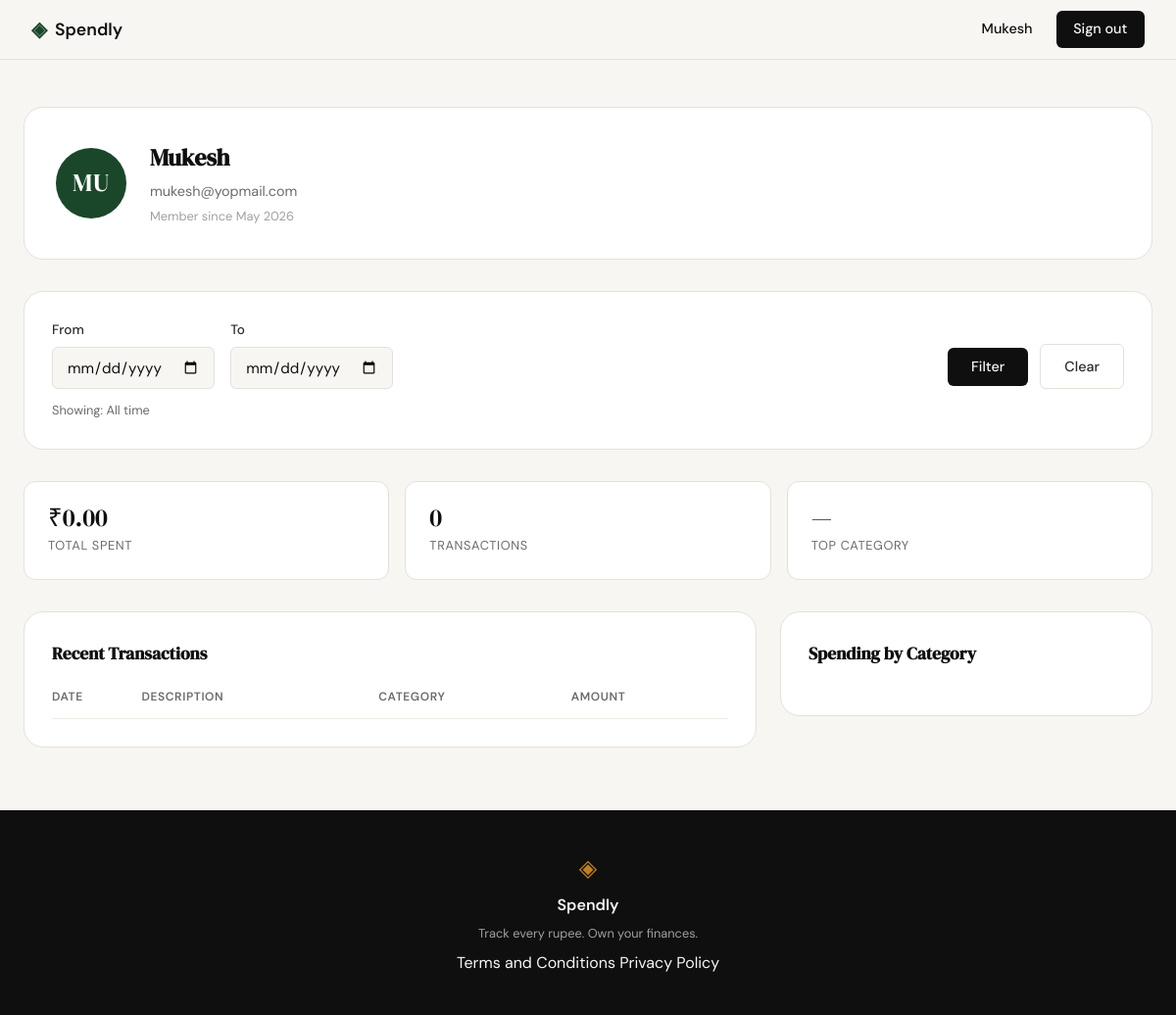
/profile (signed in), run on an earlier commit of the app's database.
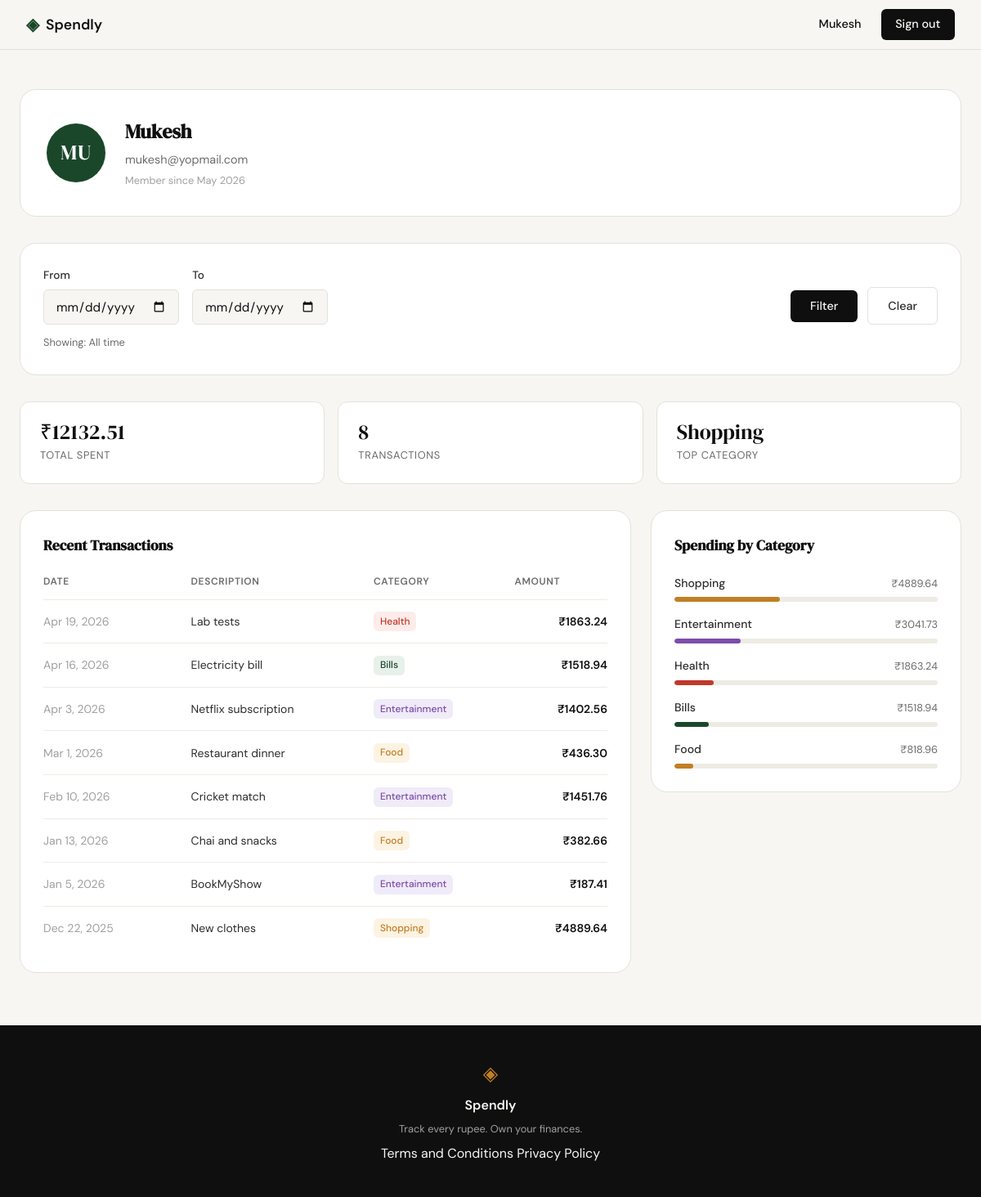
And on a later commit of the database.
### tables this page shows
CREATE TABLE users (
                id            INTEGER PRIMARY KEY AUTOINCREMENT,
                name          TEXT    NOT NULL,
                email         TEXT    NOT NULL UNIQUE,
                password_hash TEXT    NOT NULL,
                created_at    TEXT    DEFAULT (datetime('now'))
            );

CREATE TABLE expenses (
                id          INTEGER PRIMARY KEY AUTOINCREMENT,
                user_id     INTEGER NOT NULL REFERENCES users(id),
                amount      REAL    NOT NULL,
                category    TEXT    NOT NULL,
                date        TEXT    NOT NULL,
                description TEXT,
                created_at  TEXT    DEFAULT (datetime('now'))
            );

### app.py (the view)
@app.route("/profile")
def profile():
    if not session.get("user_id"):
        return redirect(url_for("login"))
    db_user = get_user_by_id(session["user_id"])
    if not db_user:
        session.clear()
        return redirect(url_for("login"))
    raw_from = request.args.get("from_date", "").strip()
    raw_to   = request.args.get("to_date",   "").strip()
    from_date = None
    to_date   = None
    if raw_from:
        try:
            datetime.strptime(raw_from, "%Y-%m-%d")
            from_date = raw_from
        except ValueError:
            pass
    if raw_to:
        try:
            datetime.strptime(raw_to, "%Y-%m-%d")
            to_date = raw_to
        except ValueError:
            pass
    if from_date and to_date and from_date > to_date:
        from_date = None
        to_date   = None
    expenses = get_user_expenses(session["user_id"], from_date=from_date, to_date=to_date)
    total_spent = sum(e["amount"] for e in expenses)
    transaction_count = len(expenses)
    category_totals = {}
    for e in expenses:
        category_totals[e["category"]] = category_totals.get(e["category"], 0) + e["amount"]
    top_category = max(category_totals, key=category_totals.get) if category_totals else "—"
    categories = sorted(
        [
            {
                "name": name,
                "total": round(total, 2),
                "percent": round(total / total_spent * 100) if total_spent else 0,
            }
            for name, total in category_totals.items()
        ],
        key=lambda c: c["total"],
        reverse=True,
    )
    try:
        member_since = datetime.strptime(db_user["created_at"], "%Y-%m-%d %H:%M:%S").strftime("%B %Y")
    except (ValueError, TypeError):
        member_since = "—"
    user = {
        "name": db_user["name"],
        "email": db_user["email"],
        "member_since": member_since,
    }
    stats = {
        "total_spent": round(total_spent, 2),
        "transaction_count": transaction_count,
        "top_category": top_category,
    }
    transactions = [
        {
            "date": datetime.strptime(e["date"], "%Y-%m-%d").strftime("%b %-d, %Y"),
            "description": e["description"] or "",
            "category": e["category"],
            "amount": e["amount"],
        }
        for e in expenses
    ]
    if from_date and to_date:
        fmt_from = datetime.strptime(from_date, "%Y-%m-%d").strftime("%B %-d, %Y")
        fmt_to   = datetime.strptime(to_date,   "%Y-%m-%d").strftime("%B %-d, %Y")
        filter_label = f"{fmt_from} – {fmt_to}"
    else:
        filter_label = "All time"
    return render_template("profile.html", user=user, stats=stats,
                           transactions=transactions, categories=categories,
                           from_date=from_date or "", to_date=to_date or "",
                           filter_label=filter_label)

### database/db.py (called while the page is built)
def get_db():
    conn = sqlite3.connect(DB_PATH)
    conn.row_factory = sqlite3.Row
    conn.execute("PRAGMA foreign_keys = ON")
    return conn

def get_user_by_id(user_id):
    conn = get_db()
    try:
        return conn.execute(
            "SELECT * FROM users WHERE id = ?", (user_id,)
        ).fetchone()
    finally:
        conn.close()

def get_user_expenses(user_id, from_date=None, to_date=None):
    conn = get_db()
    try:
        query = "SELECT * FROM expenses WHERE user_id = ?"
        params = [user_id]
        if from_date:
            query += " AND date >= ?"
            params.append(from_date)
        if to_date:
            query += " AND date <= ?"
            params.append(to_date)
        query += " ORDER BY date DESC"
        return conn.execute(query, params).fetchall()
    finally:
        conn.close()

### templates/profile.html (shortened to what this page needs)
{% extends "base.html" %}
{% block head %}
<link rel="stylesheet" href="{{ url_for('static', filename='css/profile.css') }}">
{% endblock %}
{% block content %}
<div class="profile-wrapper">
  <section class="profile-header">
    <div class="profile-avatar" aria-hidden="true">
      {{ user.name[:2].upper() }}
    </div>
    <div class="profile-meta">
      <h1 class="profile-name">{{ user.name }}</h1>
      <p class="profile-email">{{ user.email }}</p>
      <p class="profile-since">Member since {{ user.member_since }}</p>
    </div>
  </section>
  <section class="filter-bar">
    <form class="filter-form" method="GET" action="{{ url_for('profile') }}">
      <div class="filter-fields">
        <div class="filter-field">
          <label for="from_date">From</label>
          <input type="date" id="from_date" name="from_date"
                 class="form-input filter-input"
                 value="{{ from_date }}">
        </div>
        <div class="filter-field">
          <label for="to_date">To</label>
          <input type="date" id="to_date" name="to_date"
                 class="form-input filter-input"
                 value="{{ to_date }}">
        </div>
      </div>
      <div class="filter-actions">
        <button type="submit" class="btn-primary">Filter</button>
        <a href="{{ url_for('profile') }}" class="btn-ghost">Clear</a>
      </div>
    </form>
    <p class="filter-label">Showing: {{ filter_label }}</p>
  </section>
  <section class="stats-row" aria-label="Spending summary">
    <div class="stat-card">
      <span class="stat-value">₹{{ "%.2f"|format(stats.total_spent) }}</span>
      <span class="stat-label">Total Spent</span>
    </div>
    <div class="stat-card">
      <span class="stat-value">{{ stats.transaction_count }}</span>
      <span class="stat-label">Transactions</span>
    </div>
    <div class="stat-card">
      <span class="stat-value">{{ stats.top_category }}</span>
      <span class="stat-label">Top Category</span>
    </div>
  </section>
  <div class="profile-grid">
    <section class="profile-section">
      <h2 class="section-title">Recent Transactions</h2>
      <div class="table-wrap">
        <table class="transactions-table">
          <thead>
            <tr>
              <th>Date</th>
              <th>Description</th>
              <th>Category</th>
              <th class="col-amount">Amount</th>
            </tr>
          </thead>
          <tbody>
            {% for tx in transactions %}
            <tr>
              <td class="col-date">{{ tx.date }}</td>
              <td>{{ tx.description }}</td>
              <td>
                <span class="badge badge--{{ tx.category | lower | replace(' ', '-') }}">
                  {{ tx.category }}
                </span>
              </td>
              <td class="col-amount tx-amount">₹{{ "%.2f"|format(tx.amount) }}</td>
            </tr>
            {% endfor %}
          </tbody>
        </table>
      </div>
    </section>
    <section class="profile-section">
      <h2 class="section-title">Spending by Category</h2>
      <ul class="category-list" role="list">
        {% for cat in categories %}
        <li class="category-row">
          <div class="category-header">
            <span class="category-name">{{ cat.name }}</span>
            <span class="category-amount">₹{{ "%.2f"|format(cat.total) }}</span>
          </div>
          <div class="bar-track" role="progressbar"
               aria-valuenow="{{ cat.percent }}" aria-valuemin="0" aria-valuemax="100">
            <div class="bar-fill bar-fill--{{ cat.name | lower | replace(' ', '-') }}"
                 style="--bar-pct: {{ cat.percent }}%"></div>
          </div>
        </li>
        {% endfor %}
      </ul>
    </section>
  </div>
</div>
{% endblock %}

### templates/base.html (shortened to what this page needs)
<!DOCTYPE html>
<html lang="en">
<head>
    <link rel="stylesheet" href="{{ url_for('static', filename='css/style.css') }}">
    {% block head %}{% endblock %}
</head>
<body>
    <nav class="navbar">
        <div class="nav-inner">
            <a href="{{ url_for('landing') }}" class="nav-brand">
                <span class="brand-icon">◈</span>
                <span class="brand-name">Spendly</span>
            </a>
            <div class="nav-links">
                {% if session.user_id %}
                    <span class="nav-username">{{ session.user_name }}</span>
                    <a href="{{ url_for('logout') }}" class="nav-cta">Sign out</a>
                {% else %}
                    <a href="{{ url_for('login') }}">Sign in</a>
                    <a href="{{ url_for('register') }}" class="nav-cta">Get started</a>
                {% endif %}
            </div>
        </div>
    </nav>
    <main class="main-content">
        {% block content %}{% endblock %}
    </main>
    <footer class="footer">
        <div class="footer-inner">
            <span class="brand-icon">◈</span>
            <span class="footer-name">Spendly</span>
            <p class="footer-copy">Track every rupee. Own your finances.</p>
            <div class="footer-links">
                <a href="{{ url_for('terms') }}">Terms and Conditions</a>
                <a href="{{ url_for('privacy') }}">Privacy Policy</a>
            </div>
        </div>
    </footer>
</body>
</html>

### static/css/style.css (style rules this page uses)
:root { --ink: #0f0f0f; --ink-soft: #2d2d2d; --ink-muted: #6b6b6b; --ink-faint: #a0a0a0; --paper: #f7f6f3; --paper-warm: #f0ede6; --paper-card: #ffffff; --accent: #1a472a; --accent-light: #e8f0eb; --accent-2: #c17f24; --accent-2-light: #fdf3e3; --danger: #c0392b; --danger-light: #fdecea; --border: #e4e1da; --border-soft: #eeebe4; --font-display: 'DM Serif Display', Georgia, serif; --font-body: 'DM Sans', system-ui, sans-serif; --max-width: 1200px; --auth-width: 440px; --radius-sm: 6px; --radius-md: 12px; --radius-lg: 20px; }
*, *::before, *::after { box-sizing: border-box; margin: 0; padding: 0; }
html { font-size: 16px; scroll-behavior: smooth; }
body { background: var(--paper); color: var(--ink); font-family: var(--font-body); font-size: 1rem; line-height: 1.6; -webkit-font-smoothing: antialiased; }
a { color: inherit; text-decoration: none; }
.navbar { position: sticky; top: 0; z-index: 100; background: var(--paper); border-bottom: 1px solid var(--border); padding: 0 2rem; }
.nav-inner { max-width: var(--max-width); margin: 0 auto; height: 60px; display: flex; align-items: center; justify-content: space-between; }
.nav-brand { display: flex; align-items: center; gap: 0.5rem; font-family: var(--font-body); font-weight: 600; font-size: 1.1rem; color: var(--ink); }
.brand-icon { color: var(--accent); font-size: 1.3rem; }
.brand-name { color: var(--ink); }
.nav-links { display: flex; align-items: center; gap: 1.5rem; font-size: 0.9rem; font-weight: 500; }
.nav-links a { color: var(--ink-muted); transition: color 0.2s; }
.nav-cta { background: var(--ink) !important; color: var(--paper) !important; padding: 0.45rem 1.1rem; border-radius: var(--radius-sm); transition: background 0.2s !important; }
.main-content { min-height: calc(100vh - 60px - 100px); }
.btn-primary { display: inline-block; background: var(--ink); color: var(--paper); padding: 0.65rem 1.5rem; border-radius: var(--radius-sm); font-family: var(--font-body); font-size: 0.9rem; font-weight: 500; cursor: pointer; border: none; transition: background 0.2s; text-decoration: none; }
.btn-ghost { display: inline-block; background: transparent; color: var(--ink-soft); padding: 0.65rem 1.5rem; border-radius: var(--radius-sm); font-size: 0.9rem; font-weight: 500; border: 1px solid var(--border); transition: all 0.2s; text-decoration: none; }
.form-input { width: 100%; padding: 0.6rem 0.875rem; border: 1px solid var(--border); border-radius: var(--radius-sm); font-family: var(--font-body); font-size: 0.95rem; color: var(--ink); background: var(--paper); outline: none; transition: border-color 0.2s; }
.form-input::placeholder { color: var(--ink-faint); }
.footer { background: var(--ink); color: var(--paper); padding: 2.5rem 2rem; text-align: center; }
.footer-inner { display: flex; flex-direction: column; align-items: center; gap: 0.4rem; }
.footer .brand-icon { color: var(--accent-2); font-size: 1.5rem; }
.footer-name { font-weight: 600; font-size: 1rem; }
.footer-copy { font-size: 0.8rem; color: var(--ink-faint); }

What changed in the data, as far as the page shows it:
added expenses: top_category "Shopping", date "Dec 22, 2025", description "New clothes", category "Shopping", amount "4889.64", name "Shopping", total "4889.64", {{ cat.percent }} 40 (drawn)
added expenses: date "Apr 19, 2026", description "Lab tests", category "Health", amount "1863.24", name "Health", total "1863.24", {{ cat.percent }} 15 (drawn)
added expenses: date "Apr 16, 2026", description "Electricity bill", category "Bills", amount "1518.94", name "Bills", total "1518.94", {{ cat.percent }} 13 (drawn)
added expenses: date "Apr 3, 2026", description "Netflix subscription", category "Entertainment", amount "1402.56", name "Entertainment", total "3041.73", {{ cat.percent }} 25 (drawn)
added expenses: date "Mar 1, 2026", description "Restaurant dinner", category "Food", amount "436.30", name "Food", total "818.96", {{ cat.percent }} 7 (drawn)
added expenses: date "Feb 10, 2026", description "Cricket match", category "Entertainment", amount "1451.76", shown under "Recent Transactions"
added expenses: date "Jan 13, 2026", description "Chai and snacks", category "Food", amount "382.66", shown under "Recent Transactions"
added expenses: date "Jan 5, 2026", description "BookMyShow", category "Entertainment", amount "187.41", shown under "Recent Transactions"
Also different on the page:
{{ "%.2f"|format(stats.total_spent) }}: "0.00" → "12132.51"
{{ stats.transaction_count }}: "0" → "8"
{{ stats.top_category }}: "—" → (not shown)
